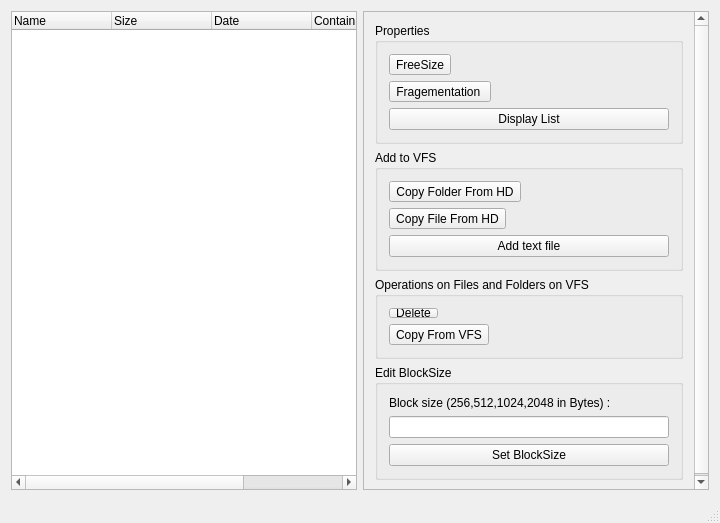
<?xml version="1.0" encoding="UTF-8"?>
<ui version="4.0">
 <class>MainWindow</class>
 <widget class="QMainWindow" name="MainWindow">
  <property name="geometry">
   <rect>
    <x>0</x>
    <y>0</y>
    <width>720</width>
    <height>523</height>
   </rect>
  </property>
  <property name="windowTitle">
   <string>MainWindow</string>
  </property>
  <widget class="QWidget" name="centralWidget">
   <layout class="QHBoxLayout" name="horizontalLayout_2">
    <item>
     <layout class="QHBoxLayout" name="horizontalLayout">
      <item>
       <widget class="QTreeWidget" name="treeWidget">
        <property name="columnCount">
         <number>5</number>
        </property>
        <column>
         <property name="text">
          <string notr="true">Name</string>
         </property>
        </column>
        <column>
         <property name="text">
          <string notr="true">Size</string>
         </property>
        </column>
        <column>
         <property name="text">
          <string notr="true">Date</string>
         </property>
        </column>
        <column>
         <property name="text">
          <string notr="true">Containing Folder</string>
         </property>
        </column>
        <column>
         <property name="text">
          <string notr="true">Type</string>
         </property>
        </column>
       </widget>
      </item>
     </layout>
    </item>
    <item>
     <widget class="QScrollArea" name="scrollArea">
      <property name="widgetResizable">
       <bool>true</bool>
      </property>
      <widget class="QWidget" name="scrollAreaWidgetContents_2">
       <property name="geometry">
        <rect>
         <x>0</x>
         <y>0</y>
         <width>346</width>
         <height>462</height>
        </rect>
       </property>
       <layout class="QVBoxLayout" name="verticalLayout_7">
        <item>
         <widget class="QGroupBox" name="groupBox_4">
          <property name="title">
           <string>Properties</string>
          </property>
          <layout class="QVBoxLayout" name="verticalLayout_6">
           <item>
            <widget class="QToolButton" name="Freesize">
             <property name="text">
              <string>FreeSize</string>
             </property>
            </widget>
           </item>
           <item>
            <widget class="QToolButton" name="frag">
             <property name="text">
              <string>Fragementation </string>
             </property>
            </widget>
           </item>
           <item>
            <widget class="QPushButton" name="DisplayList">
             <property name="text">
              <string>Display List</string>
             </property>
            </widget>
           </item>
          </layout>
         </widget>
        </item>
        <item>
         <widget class="QGroupBox" name="groupBox_3">
          <property name="title">
           <string>Add to VFS</string>
          </property>
          <layout class="QVBoxLayout" name="verticalLayout_5">
           <item>
            <widget class="QToolButton" name="copyfolderH">
             <property name="text">
              <string>Copy Folder From HD</string>
             </property>
            </widget>
           </item>
           <item>
            <widget class="QToolButton" name="copyfileH">
             <property name="text">
              <string>Copy File From HD</string>
             </property>
            </widget>
           </item>
           <item>
            <widget class="QPushButton" name="Addfile">
             <property name="text">
              <string>Add text file</string>
             </property>
            </widget>
           </item>
          </layout>
         </widget>
        </item>
        <item>
         <widget class="QGroupBox" name="groupBox">
          <property name="title">
           <string>Operations on Files and Folders on VFS</string>
          </property>
          <layout class="QVBoxLayout" name="verticalLayout_4">
           <item>
            <widget class="QToolButton" name="Delete">
             <property name="minimumSize">
              <size>
               <width>20</width>
               <height>10</height>
              </size>
             </property>
             <property name="text">
              <string>Delete</string>
             </property>
            </widget>
           </item>
           <item>
            <widget class="QToolButton" name="copyVtoH">
             <property name="text">
              <string>Copy From VFS</string>
             </property>
            </widget>
           </item>
          </layout>
         </widget>
        </item>
        <item>
         <widget class="QGroupBox" name="groupBox_2">
          <property name="title">
           <string>Edit BlockSize</string>
          </property>
          <layout class="QGridLayout" name="gridLayout">
           <item row="0" column="0">
            <layout class="QVBoxLayout" name="verticalLayout_3">
             <item>
              <widget class="QLabel" name="label_3">
               <property name="text">
                <string>Block size (256,512,1024,2048 in Bytes) :</string>
               </property>
              </widget>
             </item>
             <item>
              <widget class="QLineEdit" name="BlockSize"/>
             </item>
             <item>
              <widget class="QPushButton" name="SetBlockSize">
               <property name="text">
                <string>Set BlockSize</string>
               </property>
              </widget>
             </item>
            </layout>
           </item>
          </layout>
         </widget>
        </item>
       </layout>
      </widget>
     </widget>
    </item>
   </layout>
  </widget>
  <widget class="QMenuBar" name="menuBar">
   <property name="geometry">
    <rect>
     <x>0</x>
     <y>0</y>
     <width>720</width>
     <height>19</height>
    </rect>
   </property>
  </widget>
  <widget class="QStatusBar" name="statusBar"/>
  <action name="actionSettings">
   <property name="text">
    <string>Settings</string>
   </property>
  </action>
  <action name="actionSettings_2">
   <property name="text">
    <string>Settings</string>
   </property>
  </action>
 </widget>
 <layoutdefault spacing="6" margin="11"/>
 <resources/>
 <connections/>
</ui>
